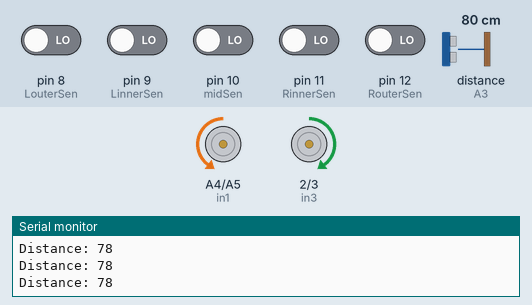
Simulated run of this sketch. Board: Arduino Uno, built with avr-gcc and run on an emulated ATmega328P. Shown: motor-driver pin pairs drawn as motors (green arrow = first pin HIGH = forward, orange = second pin HIGH = backward, longer = more drive, scaled by the enable pin), the last lines printed to the serial monitor. Wiring (inferred from the names in the program): ultrasonic range finder: trigger A2; echo A3. The test bench sets the inputs (shaded band); at power-on: pin 8 (LouterSen), pin 9 (LinnerSen), pin 10 (midSen), pin 11 (RinnerSen), pin 12 (RouterSen) LOW, distance to the obstacle (sensor on A3) 80 cm. The echo pulse lasts 58.3 µs per cm.

Above: at 1.2 s.
1.3 s: distance to the obstacle (sensor on A3) set to 23 cm
2.8 s: distance to the obstacle (sensor on A3) set to 18 cm
At 3.3 s:
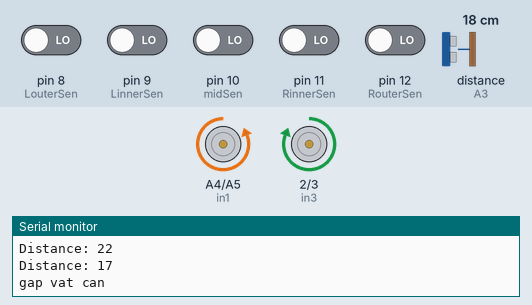
5.8 s: distance to the obstacle (sensor on A3) set to 35 cm
7.9 s: pin 8 (LouterSen) driven HIGH
At 8.2 s:
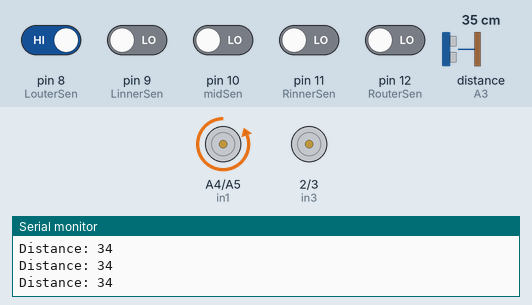
9.4 s: pin 11 (RinnerSen) driven HIGH
At 10.0 s:
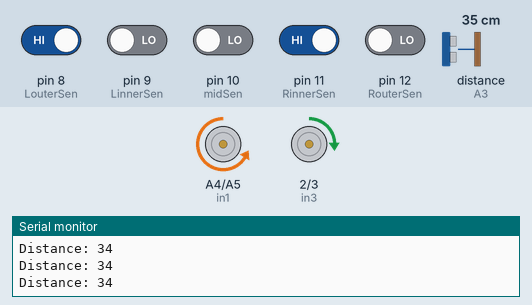
10.9 s: pin 10 (midSen) driven HIGH
At 12.1 s:
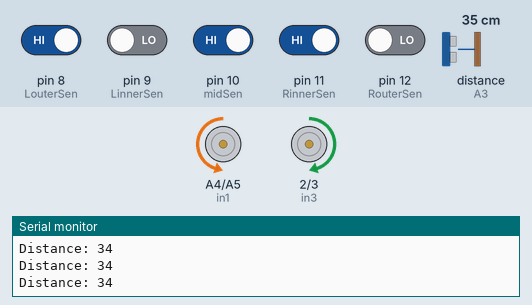
Timing chart, 0 to 13.4 s (numbered marks = the images above; inputs shaded):
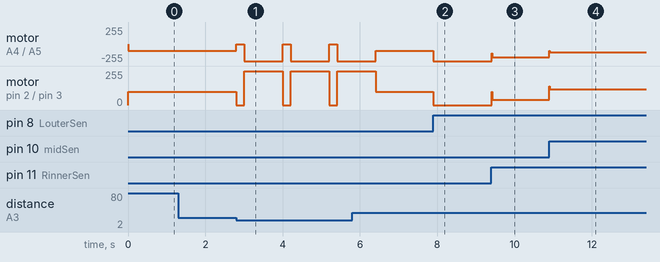

The sketch:

line-follower-arduino.ino
```cpp
/*
  motor trái: 3->4
  motor phải: 2->1

  Hướng dẫn điều khiển motor:
    Ở một cụm motor(ví dụ được IN1,IN2 quản lý), thì để động cơ chạy thì 1 input nhận giá trị HIGH(1), 1 input nhận giá trị LOW(0).
    Để điều khiển chiều thì đổi ngược lại HIGH LOW
*/
const int in1= A4;
const int in2= A5;
const int in3=2;
const int in4=3;
const int ena=5;
const int enb=6;

const int LouterSen=8;
const int LinnerSen=9;
const int midSen=10;
const int RinnerSen=11;
const int RouterSen=12;

const int trigPin = A2;
const int echoPin = A3;

int s1,s2,s3,s4,s5;
void setup() {
  pinMode(in1,OUTPUT);
  pinMode(in2,OUTPUT);
  pinMode(ena,OUTPUT);
  pinMode(in4,OUTPUT);
  pinMode(in3,OUTPUT);
  pinMode(enb,OUTPUT);

  pinMode(LouterSen,INPUT);
  pinMode(LinnerSen,INPUT);
  pinMode(midSen,INPUT);
  pinMode(RinnerSen,INPUT);
  pinMode(RouterSen, INPUT);

  pinMode(trigPin, OUTPUT);
  pinMode(echoPin, INPUT);

Serial.begin(9600);
}


// Trọng số cho từng cảm biến từ trái sang phải
// Cảm biến ngoài cùng có trọng số lớn hơn
const int weights[5] = {-4, -2, 0, 2, 4};
float Kp = 80;
float Ki = 0;
float Kd = 20;

float error = 0;
float lastError = 0;
float integral = 0;

int baseSpeed = 120;

long duration;
long distance;

unsigned long lastUltrasonicRead = 0;
const unsigned long ultrasonicInterval = 100; // 100ms

int currentSpeed = 0;

void loop() {
  if (millis() - lastUltrasonicRead >= ultrasonicInterval) {
    lastUltrasonicRead = millis();
    readUltrasonic();
  }

  if (distance > 0 && distance < 20) { // Nếu phát hiện bậc thang (khoảng cách gần)
   Serial.println("gap vat can");
    stopMotors();
    delay(200);          // Dừng 300ms
    fullSpeedForward();  // Tăng tốc mạnh
    delay(1000);         // Chạy mạnh 1.5 giây để leo bậc
    return;              // Sau đó quay lại follow line
  }
  readSensor();

  // int sumSensor = s1 + s2 + s3 + s4 + s5;
  // if(sumSensor == 5){
  //   stopMotors();
  //   while(true);
  // }

  int sensors[5] = {s1, s2, s3, s4, s5};
  int activeCount = 0;
  int position = 0;

  for (int i = 0; i < 5; i++) {
    if (sensors[i] == 1) {
      position += weights[i];
      activeCount++;
    }
  }


if (activeCount == 0) {
 if (lastError > 0.2) {
  turnRightStrong(250, 250);
  // delay( 100);
} else if (lastError < -0.2) {
  turnLeftStrong(250, 250);
  // delay(100);
}else{
  forward(100,100);
}
  return;
}


  error = position / activeCount;

  integral += error;
  float derivative = error - lastError;
  float correction = Kp * error + Ki * integral + Kd * derivative;
  lastError = error;

//  if (abs(error) > 3) {
//   baseSpeed = 60; // đủ chậm để rẽ, nhưng không quá yếu
// } else if (abs(error) > 1) {
//   baseSpeed = 50;
// } else {
//   baseSpeed = 100;
// }
  int leftSpeed = baseSpeed + correction;
  int rightSpeed = baseSpeed - correction;


  leftSpeed = constrain(leftSpeed, 0, 255);
  rightSpeed = constrain(rightSpeed, 0, 255);

  forward(leftSpeed, rightSpeed);

  delay(10); // Delay nhỏ để mượt hơn

}

void accelerateForward() {
  for (currentSpeed = 0; currentSpeed < baseSpeed; currentSpeed++) {
    forward(currentSpeed, currentSpeed); // Điều khiển động cơ
    delay(10); // Thời gian nhỏ để tăng tốc từ từ
  }
}
void fullSpeedForward(){
  forward(255,255);
}

// ------ Đọc cảm biến siêu âm ------
void readUltrasonic() {
  digitalWrite(trigPin, LOW);  // Đảm bảo Trigger ở mức thấp trước khi phát tín hiệu
  delayMicroseconds(2);  // Đảm bảo không có tín hiệu dư

  digitalWrite(trigPin, HIGH);  // Gửi tín hiệu siêu âm
  delayMicroseconds(10);  // Kéo dài tín hiệu gửi (10 microseconds)
  digitalWrite(trigPin, LOW);  // Dừng tín hiệu

  duration = pulseIn(echoPin, HIGH);  // Đo thời gian phản hồi, tối đa 30ms (điều chỉnh thời gian chờ nếu cần)
  distance = duration * 0.034 / 2;    // Tính khoảng cách từ thời gian phản hồi


  // Kiểm tra nếu khoảng cách không hợp lệ hoặc ngoài phạm vi
  if (distance <= 0 || distance > 400) {
    distance = -1;  // Đặt giá trị lỗi
    Serial.println("No valid echo response or out of range");
  } else {
    Serial.print("Distance: ");
    Serial.println(distance);  // In ra khoảng cách
  }
}


void readSensor(){
  s1 = digitalRead(LouterSen);
  s2 = digitalRead(LinnerSen);
  s3 = digitalRead(midSen);
  s4 = digitalRead(RinnerSen);
  s5 = digitalRead(RouterSen);
}

/*
  motor trái: 3->4
  motor phải: 2->1
*/
void forward(int Lspeed, int Rspeed){
  digitalWrite(in2, HIGH);
  digitalWrite(in1, LOW);
  analogWrite(ena, Rspeed);
  digitalWrite(in3, HIGH);
  digitalWrite(in4, LOW);
  analogWrite(enb, Lspeed);

}
void backward(int Lspeed, int Rspeed){
  digitalWrite(in2, LOW);
  digitalWrite(in1, HIGH);
  digitalWrite(in3, LOW);
  digitalWrite(in4, HIGH);

  analogWrite(ena, Rspeed);
  analogWrite(enb, Lspeed);
}

void turnLeftStrong(int Lspeed,int Rspeed){
  digitalWrite(in1, LOW);
  digitalWrite(in2, HIGH);
  digitalWrite(in4, HIGH);
  digitalWrite(in3, LOW);
  analogWrite(ena, Rspeed);
  analogWrite(enb, Lspeed);
}
void turnLeftWeak(int Lspeed,int Rspeed){
  digitalWrite(in1, LOW);
  digitalWrite(in2, HIGH);
  digitalWrite(in4, LOW);
  digitalWrite(in3, LOW);
  analogWrite(ena, Rspeed);
  analogWrite(enb, Lspeed);
}
void turnRightStrong(int Lspeed,int Rspeed){
  digitalWrite(in1, HIGH);
  digitalWrite(in2, LOW);
  digitalWrite(in4, LOW);
  digitalWrite(in3, HIGH);

   analogWrite(ena, Rspeed);
  analogWrite(enb, Lspeed);
}
void turnRightWeak(int Lspeed, int Rspeed){
  digitalWrite(in1, LOW);
  digitalWrite(in2, LOW);
  digitalWrite(in4, LOW);
  digitalWrite(in3, HIGH);
  analogWrite(ena, Rspeed);
  analogWrite(enb, Lspeed);
}

void stopMotors(){
    digitalWrite(in1, LOW);
  digitalWrite(in2, LOW);
  digitalWrite(in4, LOW);
  digitalWrite(in3, LOW);
  analogWrite(ena, 0);
  analogWrite(enb, 0);
}
```

Measured:
- the behaviour switches between 21 and 20 cm on distance to the obstacle (sensor on A3) (found by bisection; images 0 and 1)
- after the input at 2.8 s, motor on A4 (in1) / A5 (in2): alternates backward 255/255 for 1.0 s and stopped for 0.20 s, starting at once; motor on pin 2 (in3) / pin 3 (in4): alternates forward 255/255 for 1.0 s and stopped for 0.20 s, starting at once
- after the input at 7.9 s, motor on A4 (in1) / A5 (in2): backward 100/255 → backward 255/255 at once; motor on pin 2 (in3) / pin 3 (in4): forward 100/255 → stopped at once
- after the input at 9.4 s, motor on A4 (in1) / A5 (in2): backward 255/255 → backward 200/255 at once; motor on pin 2 (in3) / pin 3 (in4): stopped → forward 40/255 at once
- after the input at 10.9 s, motor on A4 (in1) / A5 (in2): backward 200/255 → backward 120/255 at once; motor on pin 2 (in3) / pin 3 (in4): forward 40/255 → forward 120/255 at once
